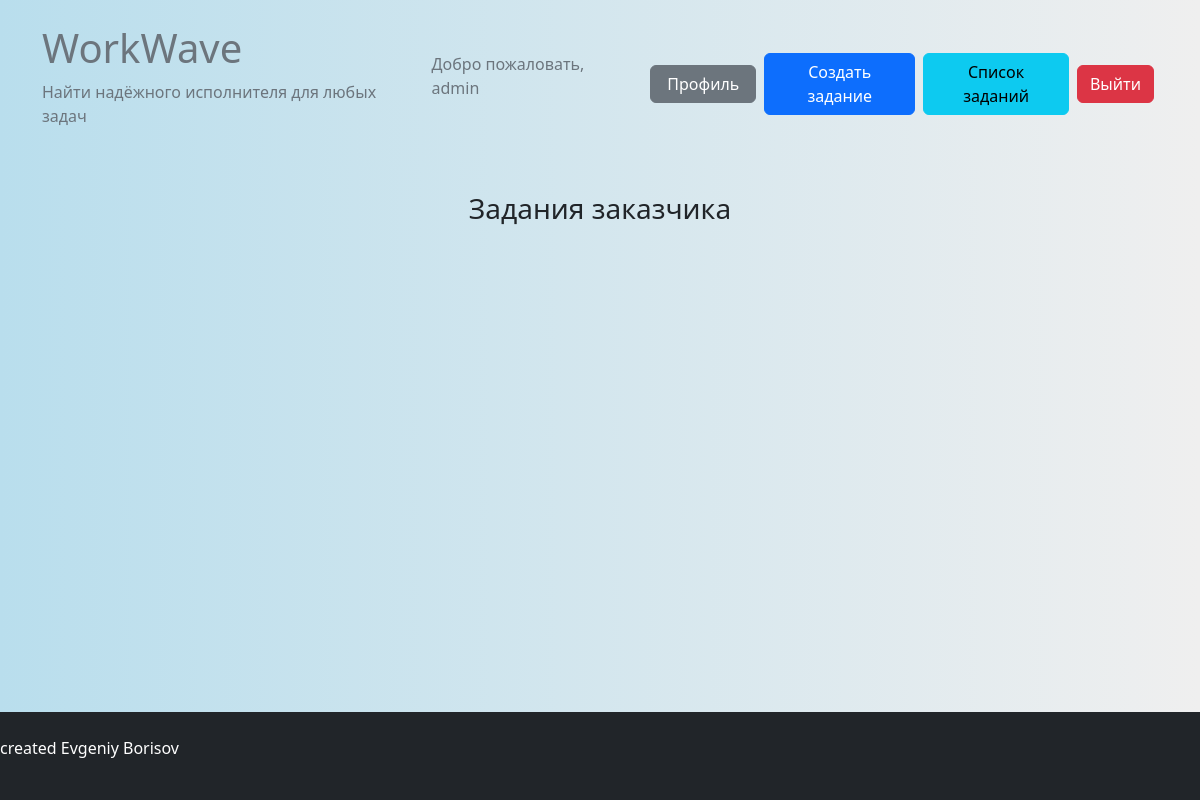
Page /customer_tasks/ (signed in) on the earlier database version.
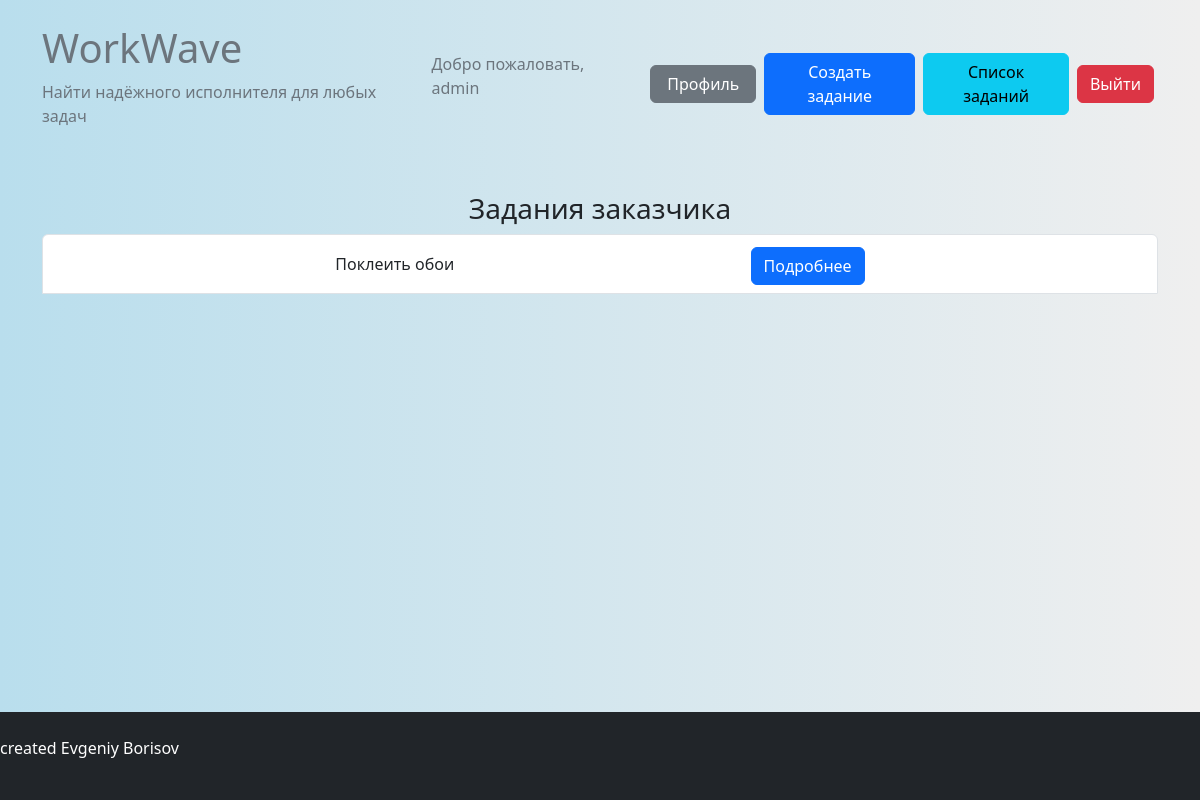
Same page on the later database version.
### accounts/models.py (models this page shows)
class CustomUser(AbstractUser):
    CUSTOMER = 'customer'
    EXECUTOR = 'executor'
    ROLE_CHOICES = (
        (CUSTOMER, 'Заказчик'),
        (EXECUTOR, 'Исполнитель'),
    )
    role = models.CharField(
        max_length=10,
        choices=ROLE_CHOICES,
        default=CUSTOMER,
        verbose_name=_('Роль'),
        help_text=_('Роль пользователя'),
    )
    photo_user = models.ImageField(
        upload_to='media/user_photos/',
        verbose_name=_('Фото пользователя'),
        help_text=_('Загрузите фотографию пользователя'),
    )
    name = models.CharField(
        max_length=100,
        null=True,
        blank=True,
        verbose_name=_('Имя'),
        help_text=_('Имя пользователя'),
    )
    description = models.TextField(
        null=True,
        blank=True,
        verbose_name=_('Описание'),
        help_text=_('Описание пользователя'),
    )
    email = models.EmailField(
        unique=True,
        verbose_name=_('Email'),
        help_text=_('Email пользователя'),
    )
    groups = models.ManyToManyField(Group, verbose_name=_("Группы"), blank=True, related_name='customuser_groups')
    user_permissions = models.ManyToManyField(
        Permission,
        verbose_name=_("Права пользователя"),
        blank=True,
        related_name='customuser_user_permissions',
    )

### tasks/models.py (models this page shows, shortened)
class Task(models.Model):
    title = models.CharField(max_length=200)
    image_task = models.ImageField(upload_to='media/image_task/', null=True, blank=True)
    description = models.TextField()
    customer = models.ForeignKey(CustomUser, on_delete=models.CASCADE, related_name='customer_tasks')
    executor = models.ForeignKey(CustomUser, on_delete=models.SET_NULL, null=True, blank=True,
                                 related_name='executor_tasks')
    created_at = models.DateTimeField(auto_now_add=True)
    due_date = models.DateTimeField()
    is_completed = models.BooleanField(default=False)
    canceled_by = models.ForeignKey(CustomUser, on_delete=models.SET_NULL, null=True,
                                    blank=True, related_name='canceled_tasks')
    canceled_at = models.DateTimeField(null=True, blank=True)
    address = models.CharField(max_length=255,null=True)

### tasks/views.py (the view)
# urls.py: path('customer_tasks/', view_tasks.customer_tasks, name='customer_tasks'),
def customer_tasks(request):
    customer_tasks = Task.objects.filter(customer=request.user)
    return render(request, 'tasks/customer_tasks.html', {'customer_tasks': customer_tasks})

### templates/tasks/customer_tasks.html (shortened to what this page needs)
{% extends 'base.html' %}
{% block content %}
<h3 class="text-center">Задания заказчика</h3>
<ul class="list-group">
    {% for task in customer_tasks %}
    <li class="list-group-item d-flex justify-content-evenly align-items-center">
        <div>
            {{ task.title }}
        </div>
        <button type="button" class="btn btn-primary mt-1" data-toggle="modal" data-target="#taskModal{{ task.id }}"
                style="margin-left: 20px;">
            Подробнее
        </button>
    </li>
    {% endfor %}
</ul>
{% endblock %}

### templates/base.html (shortened to what this page needs)
{% load static %}
<!DOCTYPE html>
<html lang="en">
<head>
    <link rel="stylesheet" href="{% static 'css/bootstrap.min.css' %}">
    <link rel="stylesheet" type="text/css" href="{% static 'css/style.css' %}">
</head>
<body>
<header class="bg-primary text-secondary py-4">
    <div class="container">
        <div class="d-flex justify-content-between align-items-center">
            <div>
                <a href="{% url 'home' %}">
                    <h1>WorkWave</h1>
                    <p>Найти надёжного исполнителя для любых задач</p>
                </a>
            </div>
            <div class="d-flex align-items-center">
                {% if user.is_authenticated %}
                <div>
                    <p class="text-secondary px-3">Добро пожаловать, {{ user.username }}</p>
                </div>
                <div class="d-flex align-items-center">
                    <a href="{% url 'profile' %}" class="btn btn-secondary px-3 m-1">Профиль</a>
                    <a href="{% url 'create_task' %}" class="btn btn-primary m-1">Создать задание</a>
                    <a href="{% url 'task_list' %}" class="btn btn-info m-1">Список заданий</a>
                    <form method="post" action="{% url 'logout' %}">
                        <button type="submit" class="btn btn-danger m-1">Выйти</button>
                    </form>
                </div>
                {% else %}
                <button class="btn btn-secondary px-3 m-1" onclick="window.location.href='{% url 'register' %}'">Войти
                </button>
                {% endif %}
            </div>
        </div>
    </div>
</header>
<div class="container mt-4">
    {% block content %}
    {% endblock %}
</div>
</body>
<footer class="bg-dark text-white py-4">
    <div a="container">
        <div class="row">
            <div class="col-md-6">
                <p>created Evgeniy Borisov</p>
            </div>
            <div class="col-md-6 text-md-end">
            </div>
        </div>
    </div>
</footer>
</body>
</html>

### static/css/style.css (style rules this page uses)
body, header { background: linear-gradient(90deg, #b9deed, #efefef); }
body { display: flex; flex-direction: column; min-height: 100vh; }
.container { flex: 1; }
a { color: #6c757d; text-decoration: none; transition: color 0.3s; }

Differences in the rows shown:
added Task: title "Поклеить обои"
